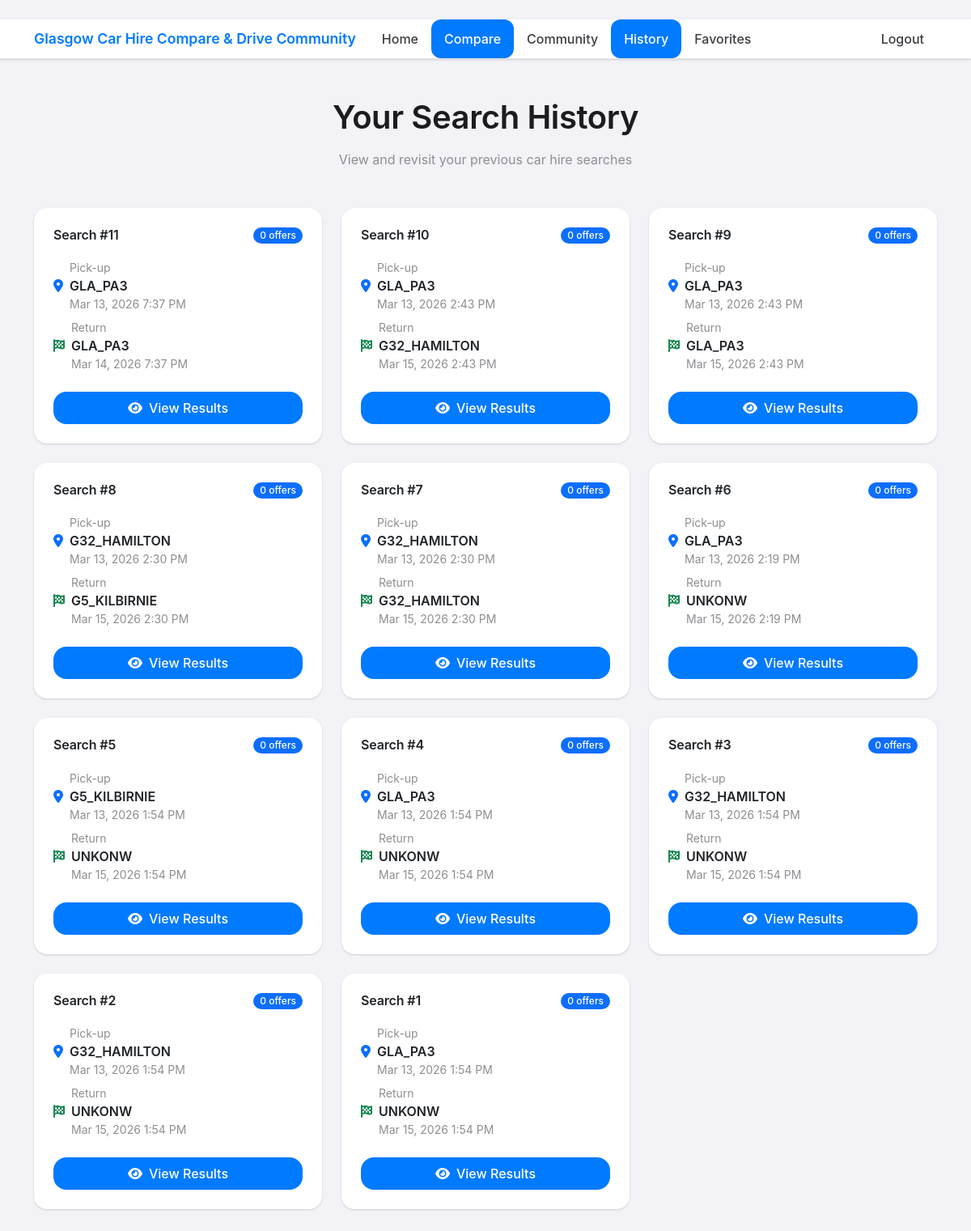
The page /pricing/history/ (signed in) on the database its author committed.
### pricing/models.py (models this page shows, shortened)
class QuoteSearch(models.Model):
    class Status(models.TextChoices):
        PENDING = "PENDING"
        READY = "READY"
        FAILED = "FAILED"
    user = models.ForeignKey(
        settings.AUTH_USER_MODEL,
        on_delete=models.SET_NULL,
        null=True,
        blank=True,
        related_name="quote_searches",
    )
    market = models.CharField(max_length=10, default="UK")
    locale = models.CharField(max_length=20, default="en-GB")
    currency = models.CharField(max_length=10, default="GBP")
    pickup_entity_id = models.CharField(max_length=32)
    return_entity_id = models.CharField(max_length=32)
    pickup_datetime = models.DateTimeField()
    dropoff_datetime = models.DateTimeField()
    driver_age = models.PositiveSmallIntegerField()
    included_agent_ids = models.JSONField(null=True, blank=True)  # e.g. ["vipd","sixt"]
    session_token = models.CharField(max_length=256, null=True, blank=True)
    status = models.CharField(max_length=16, choices=Status.choices, default=Status.PENDING)
    error_message = models.TextField(null=True, blank=True)
    created_at = models.DateTimeField(auto_now_add=True)
    updated_at = models.DateTimeField(auto_now=True)

### pricing/views.py (the view)
# urls.py: path("history/",views.pricing_history, name = "pricing_history"),
@login_required
def pricing_history(request):
    searches = (
        QuoteSearch.objects
        .filter(user=request.user)
        .order_by("-created_at", "-id")
        .prefetch_related("offers")
    )
    return render(request, "pricing/history.html", {"searches": searches})

### templates/pricing/history.html (shortened to what this page needs)
{% extends "base.html" %}
{% block content %}
<div class="text-center mb-5">
  <h1 class="mb-3">Your Search History</h1>
  <p class="text-muted">View and revisit your previous car hire searches</p>
</div>
<div class="row g-4">
  {% for search in searches %}
  <div class="col-md-6 col-lg-4">
    <div class="card h-100">
      <div class="card-body">
        <div class="d-flex justify-content-between align-items-start mb-3">
          <h6 class="card-title mb-1">Search #{{ search.id }}</h6>
          <span class="badge bg-primary">{{ search.offers.count }} offers</span>
        </div>
        <div class="mb-4">
          <div class="d-flex align-items-center mb-2">
            <i class="fas fa-map-marker-alt text-primary me-2"></i>
            <div>
              <small class="text-muted d-block">Pick-up</small>
              <div class="fw-semibold">{{ search.pickup_entity_id }}</div>
              <small class="text-muted">{{ search.pickup_datetime|date:"M j, Y g:i A" }}</small>
            </div>
          </div>
          <div class="d-flex align-items-center">
            <i class="fas fa-flag-checkered text-success me-2"></i>
            <div>
              <small class="text-muted d-block">Return</small>
              <div class="fw-semibold">{{ search.return_entity_id }}</div>
              <small class="text-muted">{{ search.dropoff_datetime|date:"M j, Y g:i A" }}</small>
            </div>
          </div>
        </div>
        <a href="/pricing/results/{{ search.id }}/" class="btn btn-primary w-100">
          <i class="fas fa-eye me-2"></i>View Results
        </a>
      </div>
    </div>
  </div>
  {% endfor %}
</div>
{% endblock %}

### static/css/community.css (style rules this page uses)
:root { --apple-blue: #007AFF; --apple-gray: #F2F2F7; --apple-light-gray: #E5E5EA; --apple-dark-gray: #8E8E93; --apple-text: #1C1C1E; --apple-secondary-text: #3C3C43; --apple-white: #FFFFFF; --apple-shadow: 0 1px 3px rgba(0, 0, 0, 0.1), 0 1px 2px rgba(0, 0, 0, 0.06); --apple-shadow-lg: 0 10px 25px rgba(0, 0, 0, 0.1), 0 4px 10px rgba(0, 0, 0, 0.05); --border-radius: 16px; --border-radius-sm: 12px; --border-radius-lg: 20px; }
* { box-sizing: border-box; }
body { background-color: var(--apple-gray); font-family: -apple-system, BlinkMacSystemFont, 'SF Pro Display', 'SF Pro Text', 'Helvetica Neue', Helvetica, Arial, sans-serif; color: var(--apple-text); line-height: 1.5; -webkit-font-smoothing: antialiased; -moz-osx-font-smoothing: grayscale; }
.btn { border-radius: var(--border-radius); font-weight: 500; padding: 8px 16px; transition: all 0.2s ease; border: none; }
.btn-primary { background-color: var(--apple-blue); color: var(--apple-white); }
.card { background-color: var(--apple-white); border: none; border-radius: var(--border-radius); box-shadow: var(--apple-shadow); transition: all 0.3s ease; overflow: hidden; }
.card-body { padding: 24px; }
.badge { border-radius: 12px; font-weight: 500; padding: 4px 8px; }
h1, h2, h3, h4, h5, h6 { font-weight: 600; letter-spacing: -0.01em; margin-bottom: 16px; }
.text-muted { color: var(--apple-dark-gray) !important; }

### rows shown on the page
QuoteSearch: id "11", offers.count "0", pickup_entity_id "GLA_PA3", pickup_datetime "Mar 13, 2026 7:37 PM", return_entity_id "GLA_PA3", dropoff_datetime "Mar 14, 2026 7:37 PM"
QuoteSearch: id "10", offers.count "0", pickup_entity_id "GLA_PA3", pickup_datetime "Mar 13, 2026 2:43 PM", return_entity_id "G32_HAMILTON", dropoff_datetime "Mar 15, 2026 2:43 PM"
QuoteSearch: id "9", offers.count "0", pickup_entity_id "GLA_PA3", pickup_datetime "Mar 13, 2026 2:43 PM", return_entity_id "GLA_PA3", dropoff_datetime "Mar 15, 2026 2:43 PM"
QuoteSearch: id "8", offers.count "0", pickup_entity_id "G32_HAMILTON", pickup_datetime "Mar 13, 2026 2:30 PM", return_entity_id "G5_KILBIRNIE", dropoff_datetime "Mar 15, 2026 2:30 PM"
QuoteSearch: id "7", offers.count "0", pickup_entity_id "G32_HAMILTON", pickup_datetime "Mar 13, 2026 2:30 PM", return_entity_id "G32_HAMILTON", dropoff_datetime "Mar 15, 2026 2:30 PM"
QuoteSearch: id "6", offers.count "0", pickup_entity_id "GLA_PA3", pickup_datetime "Mar 13, 2026 2:19 PM", return_entity_id "UNKONW", dropoff_datetime "Mar 15, 2026 2:19 PM"
QuoteSearch: id "5", offers.count "0", pickup_entity_id "G5_KILBIRNIE", pickup_datetime "Mar 13, 2026 1:54 PM", return_entity_id "UNKONW", dropoff_datetime "Mar 15, 2026 1:54 PM"
QuoteSearch: id "4", offers.count "0", pickup_entity_id "GLA_PA3", pickup_datetime "Mar 13, 2026 1:54 PM", return_entity_id "UNKONW", dropoff_datetime "Mar 15, 2026 1:54 PM"
QuoteSearch: id "3", offers.count "0", pickup_entity_id "G32_HAMILTON", pickup_datetime "Mar 13, 2026 1:54 PM", return_entity_id "UNKONW", dropoff_datetime "Mar 15, 2026 1:54 PM"
QuoteSearch: id "2", offers.count "0", pickup_entity_id "G32_HAMILTON", pickup_datetime "Mar 13, 2026 1:54 PM", return_entity_id "UNKONW", dropoff_datetime "Mar 15, 2026 1:54 PM"
QuoteSearch: id "1", offers.count "0", pickup_entity_id "GLA_PA3", pickup_datetime "Mar 13, 2026 1:54 PM", return_entity_id "UNKONW", dropoff_datetime "Mar 15, 2026 1:54 PM"
